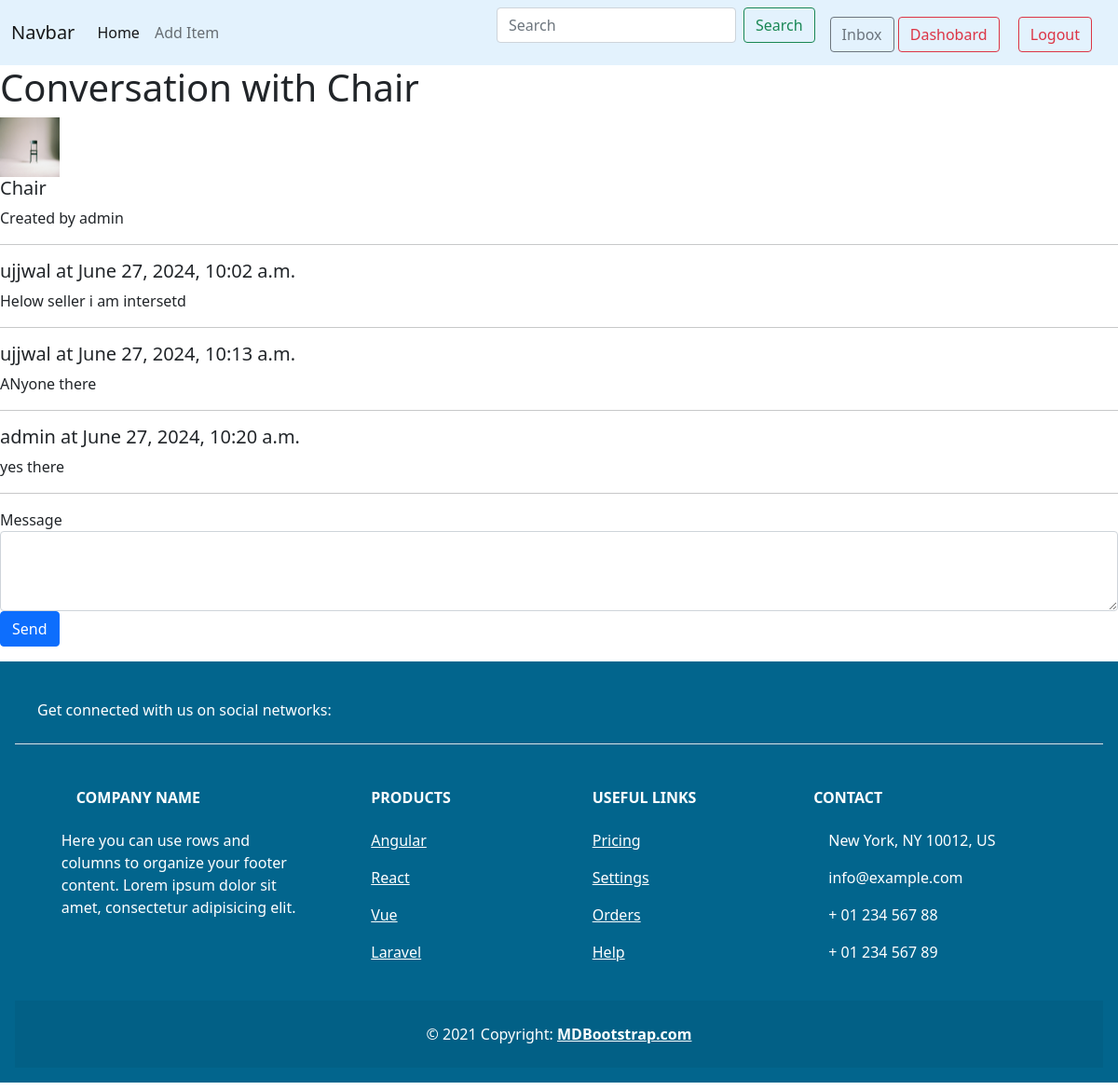
The page /conversation/1 (signed in) on the database its author committed.
### conversation/models.py (models this page shows)
class Conversation(models.Model):
    item = models.ForeignKey(Items, related_name='conversation', on_delete=models.CASCADE)
    members = models.ManyToManyField(User, related_name='conversation')
    created_at = models.DateTimeField(auto_now_add=True)
    modified_at = models.DateTimeField(auto_now_add=True)
    class Meta:
        ordering =('-modified_at',)
        db_table = 'conversation'

class ConversationMessage(models.Model):
    conversation = models.ForeignKey(Conversation, related_name='message', on_delete=models.CASCADE)
    content = models.TextField()
    created_at = models.DateTimeField(auto_now_add=True)
    created_by = models.ForeignKey(User, related_name='created_message', on_delete=models.CASCADE)
    class Meta:
        db_table = 'ConversationMessage'

### item/models.py (models this page shows, shortened)
class Items(models.Model):
    category = models.ForeignKey(Category, related_name='items', on_delete=models.CASCADE)
    name = models.CharField(max_length=250)
    description = models.TextField(blank=True, null=True)
    price = models.FloatField()
    image = models.ImageField(upload_to='item_images', blank=True, null= True)
    is_sold = models.BooleanField(default=False)
    created_by = models.ForeignKey(User, on_delete=models.CASCADE, related_name='items')
    created_at = models.DateTimeField(auto_now_add=True)
    class Meta:
        ordering =('name',)
        db_table ='Items'

### conversation/views.py (the view, shortened to what this page needs)
# urls.py: path('conversation/<pk>', views.conversation_detail, name='conversation_detail'),
@login_required
def conversation_detail(request, pk):
    try:
        conversation = get_object_or_404(Conversation, pk=pk)
        if request.user not in conversation.members.all():
            return redirect('inbox')
        messages = conversation.message.all()
        return render(request, 'conversation/conversation_detail.html', {'conversation': conversation, 'messages': messages})
    except Exception as exe:
        logger.error(str(exe), exc_info=True)
        return render(request, 'conversation/conversation_detail.html', {'conversation': conversation, 'messages': messages})

### conversation/templates/conversation/conversation_detail.html (shortened to what this page needs)
{% extends 'core/base.html' %}
{% block content %}
<h1>Conversation with {{ conversation.item.name }}</h1>
<div class="media">
    <img class="mr-3" src="{{ conversation.item.image.url }}" alt="{{ conversation.item.name }}" width="64" height="64">
    <div class="media-body">
        <h5 class="mt-0">{{ conversation.item.name }}</h5>
        <p>Created by {{ conversation.item.created_by.username }}</p>
    </div>
</div>
<hr>
{% for message in messages %}
    <div class="media">
        <div class="media-body">
            <h5 class="mt-0">{{ message.created_by.username }} at {{ message.created_at }}</h5>
            <p>{{ message.content }}</p>
        </div>
    </div>
    <hr>
{% endfor %}
<form method="post">
    <div class="form-group">
        <label for="content">Message</label>
        <textarea class="form-control" id="content" name="content" rows="3" required></textarea>
    </div>
    <button type="submit" class="btn btn-primary">Send</button>
</form>
{% endblock content %}

### core/templates/core/base.html (shortened to what this page needs)
<html lang="en">
<head>
    <link href="https://cdn.jsdelivr.net/npm/bootstrap@5.0.2/dist/css/bootstrap.min.css" rel="stylesheet">
</head>
<body>
    <nav class="navbar navbar-expand-lg navbar-light " style="background-color: #e3f2fd;">
        <div class="container-fluid">
          <a class="navbar-brand" href="#">Navbar</a>
          <div class="collapse navbar-collapse" id="navbarSupportedContent">
            <ul class="navbar-nav me-auto mb-2 mb-lg-0">
              <li class="nav-item">
                <a class="nav-link active" aria-current="page" href="{% url 'index' %}">Home</a>
              </li>
              <li class="nav-item">
                <a class="nav-link" href="{% url 'add-item' %}">Add Item</a>
              </li>
            </ul>
            <form class="d-flex" action="{% url 'search' %}" method="GET">
              <input class="form-control me-2" type="search" placeholder="Search" aria-label="Search" name="q">
              <button class="btn btn-outline-success" type="submit">Search</button>
          </form>
            <div class="ms-3 mt-1">
                {% if request.user.is_authenticated %}
                <a href="{% url 'inbox' %}" class="btn btn-outline-secondary  "  >Inbox</a>
                <a href="{% url 'userdashboard' %}" class="btn btn-outline-danger me-3" >Dashobard</a>
                <a href="{% url 'logout' %}" class="btn btn-outline-danger me-3" >Logout</a>
                {% else%}
                <a href="{% url 'signup' %}" class="btn btn-outline-success "  >Sign Up</a>
                <a href="{% url 'login' %}" class="btn btn-outline-secondary me-3" >Login</a>
                {% endif %}
            </div>
          </div>
        </div>
      </nav>
    {% block content %}
    {% endblock content%}
    <div  class="p-3 mb-2  text-white" style="background-color: rgb(2, 101, 141);" >
<footer class="text-center text-lg-start bg-body-tertiary text-white">
    <section class="d-flex justify-content-center justify-content-lg-between p-4 border-bottom">
      <div class="me-5 d-none d-lg-block">
        <span>Get connected with us on social networks:</span>
      </div>
      <div>
      </div>
    </section>
    <section class="">
      <div class="container text-center text-md-start mt-5">
        <div class="row mt-3">
          <div class="col-md-3 col-lg-4 col-xl-3 mx-auto mb-4">
            <h6 class="text-uppercase fw-bold mb-4">
              Company name
            </h6>
            <p>
              Here you can use rows and columns to organize your footer content. Lorem ipsum
              dolor sit amet, consectetur adipisicing elit.
            </p>
          </div>
          <div class="col-md-2 col-lg-2 col-xl-2 mx-auto mb-4">
            <h6 class="text-uppercase fw-bold mb-4">
              Products
            </h6>
            <p>
              <a href="#!" class="text-reset">Angular</a>
            </p>
            <p>
              <a href="#!" class="text-reset">React</a>
            </p>
            <p>
              <a href="#!" class="text-reset">Vue</a>
            </p>
            <p>
              <a href="#!" class="text-reset">Laravel</a>
            </p>
          </div>
          <div class="col-md-3 col-lg-2 col-xl-2 mx-auto mb-4">
            <h6 class="text-uppercase fw-bold mb-4">
              Useful links
            </h6>
            <p>
              <a href="#!" class="text-reset">Pricing</a>
            </p>
            <p>
              <a href="#!" class="text-reset">Settings</a>
            </p>
            <p>
              <a href="#!" class="text-reset">Orders</a>
            </p>
            <p>
              <a href="#!" class="text-reset">Help</a>
            </p>
          </div>
          <div class="col-md-4 col-lg-3 col-xl-3 mx-auto mb-md-0 mb-4">
            <h6 class="text-uppercase fw-bold mb-4">Contact</h6>
            <p> New York, NY 10012, US</p>
            <p>
              info@example.com
            </p>
            <p> + 01 234 567 88</p>
            <p> + 01 234 567 89</p>
          </div>
        </div>
      </div>
    </section>
    <div class="text-center p-4" style="background-color: rgba(0, 0, 0, 0.05);">
      © 2021 Copyright:
      <a class="text-reset fw-bold" href="https://mdbootstrap.com/">MDBootstrap.com</a>
    </div>
  </footer>
    </div>
</body>
</html>

### rows shown on the page
Conversation: item.name "Chair", item.image (picture), item.created_by.username "admin"
ConversationMessage: created_by.username "ujjwal", created_at "June 27, 2024, 10:02 a.m.", content "Helow seller i am intersetd"
ConversationMessage: created_by.username "ujjwal", created_at "June 27, 2024, 10:13 a.m.", content "ANyone there"
ConversationMessage: created_by.username "admin", created_at "June 27, 2024, 10:20 a.m.", content "yes there"
